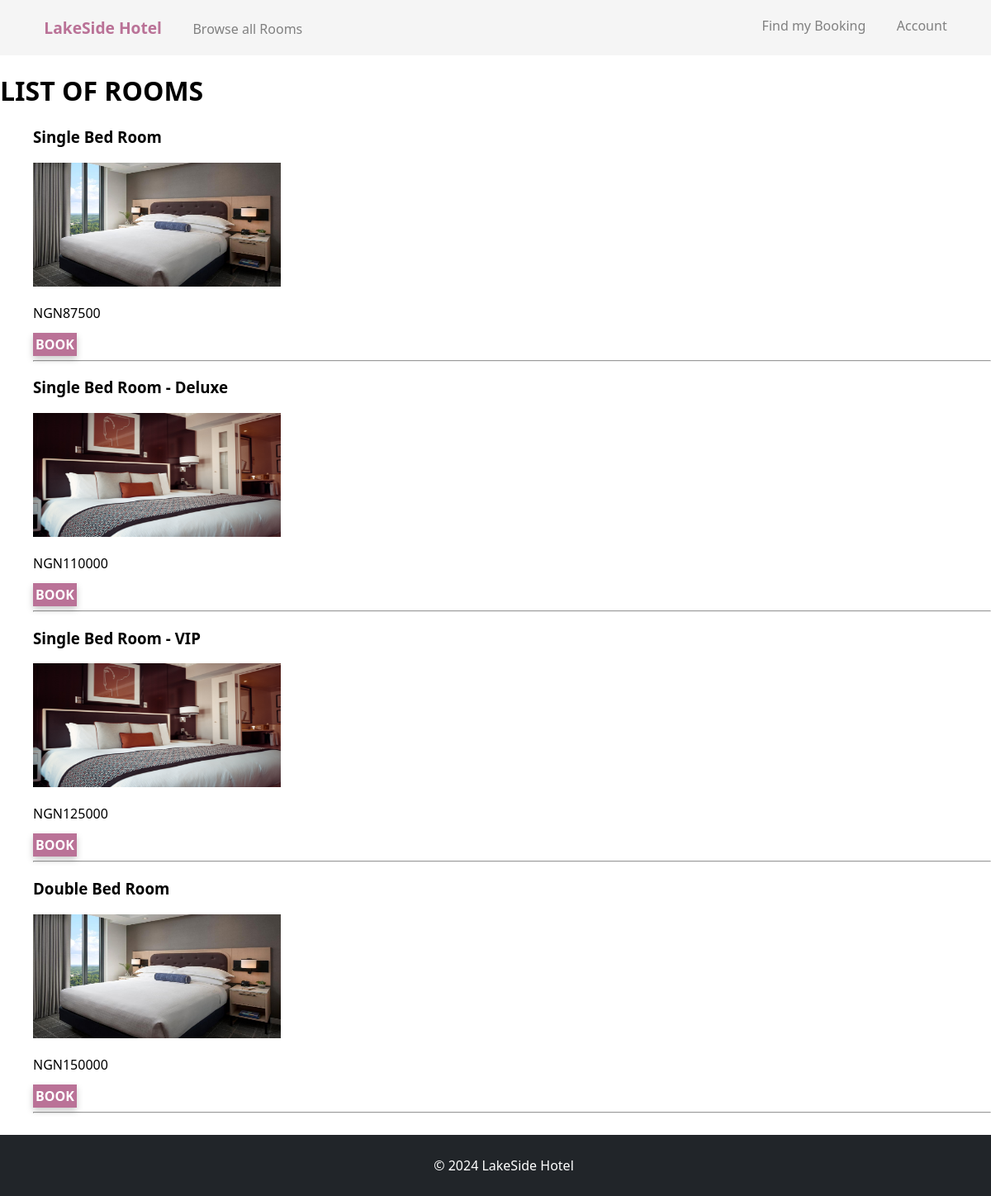
/rooms/, run on the app's committed database.
### Hotel/models.py (models this page shows, shortened)
class Room(models.Model):
    roomtype = models.CharField(max_length=255)
    roomprice = models.IntegerField()
    roomphoto = models.ImageField(upload_to='images/')

### Hotel/views.py (the view)
# urls.py: path('rooms/', views.Rooms, name='Rooms'),
def Rooms(request):
    rooms = Room.objects.all()
    template = loader.get_template('rooms.html')
    context = {'rooms':rooms}
    return HttpResponse(template.render(context, request))

### Hotel/templates/rooms.html (shortened to what this page needs)
{% load static%}
<!DOCTYPE html>
<html lang="en">
<head>
    <link rel="stylesheet" type= "text/css" href="{% static "C:/Users/seanj/Desktop/Hotel_Project/Hotel/static/style.css" %}">
</head>
<body>
    <nav class="navbar">
        <div class="navleft">
            <a href="/" class="lakeside">LakeSide Hotel</a>
            <a href="/rooms" class="navlinks">Browse all Rooms</a>
        </div>
        <div class="navright">
            <a href="/search" class="navlinks">Find my Booking</a>
            <a href="/register" class="navlinks">Account</a>
        </div>
    </nav>
    <h1>LIST OF ROOMS</h1>
    <section class="listing">
        <ul>
            {% for room in rooms %}
                <span>
                    <h3>{{room.roomtype}}</h3>
                </span>
                <img src="{{room.roomphoto.url}}" alt="{{room.roomphoto}}" width="300" height="150" />
                <p>NGN{{room.roomprice}}</p>
                <a href="/login" class="bookbutton">BOOK</a>
                <hr>
            {% endfor %}
        </ul>
    </section>
    <footer>
        <p>&copy; 2024 LakeSide Hotel</p>
    </footer>
</body>
</html>

### Hotel/static/style.css (style rules this page uses)
body { margin: 0; padding: 0; font-family: system-ui, -apple-system, BlinkMacSystemFont, 'Segoe UI', Roboto, Oxygen, Ubuntu, Cantarell, 'Open Sans', 'Helvetica Neue', sans-serif; }
.navbar { display: flex; justify-content: space-between; padding: 15pt; background-color: whitesmoke; }
.navleft a { padding-left: 25pt; }
.navright a { padding-right: 25pt; }
.lakeside { color: #ba7297; text-decoration: none; font-size: larger; font-weight: 700; }
.navlinks { text-decoration: none; color: gray; }
footer { position: fixed; width: 100%; bottom: 0px; color: white; background-color: #212529; margin-bottom: 0px; text-align: center; padding: 10px; }
.listing { margin-bottom: 100px; }
.bookbutton { padding: 3px; text-decoration: none; font-weight: bold; background-color: #ba7297; color: white; box-shadow: 0 4px 8px rgba(0, 0, 0, 0.2); }

### data on the page
Room: roomtype "Single Bed Room", roomphoto (picture), roomprice "87500"
Room: roomtype "Single Bed Room - Deluxe", roomphoto (picture), roomprice "110000"
Room: roomtype "Single Bed Room - VIP", roomphoto (picture), roomprice "125000"
Room: roomtype "Double Bed Room", roomphoto (picture), roomprice "150000"
